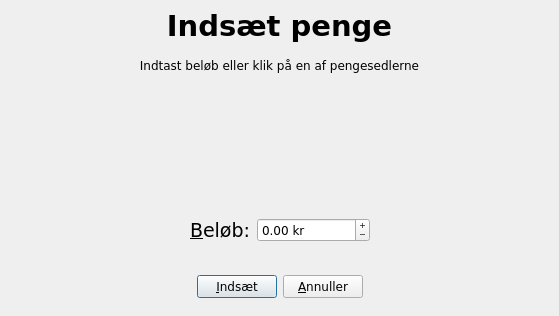
<ui version="4.0" >
 <class>AddMoneyForm</class>
 <widget class="QWidget" name="AddMoneyForm" >
  <property name="geometry" >
   <rect>
    <x>0</x>
    <y>0</y>
    <width>559</width>
    <height>316</height>
   </rect>
  </property>
  <property name="sizePolicy" >
   <sizepolicy vsizetype="Preferred" hsizetype="Fixed" >
    <horstretch>0</horstretch>
    <verstretch>0</verstretch>
   </sizepolicy>
  </property>
  <property name="windowTitle" >
   <string>Indsæt penge</string>
  </property>
  <layout class="QVBoxLayout" >
   <property name="spacing" >
    <number>6</number>
   </property>
   <property name="leftMargin" >
    <number>9</number>
   </property>
   <property name="topMargin" >
    <number>9</number>
   </property>
   <property name="rightMargin" >
    <number>9</number>
   </property>
   <property name="bottomMargin" >
    <number>9</number>
   </property>
   <item>
    <widget class="QLabel" name="label" >
     <property name="font" >
      <font>
       <family>DejaVu Sans</family>
       <pointsize>22</pointsize>
       <weight>75</weight>
       <bold>true</bold>
      </font>
     </property>
     <property name="text" >
      <string>Indsæt penge</string>
     </property>
     <property name="textFormat" >
      <enum>Qt::PlainText</enum>
     </property>
     <property name="alignment" >
      <set>Qt::AlignCenter</set>
     </property>
    </widget>
   </item>
   <item>
    <widget class="QWidget" native="1" name="widget" >
     <property name="sizePolicy" >
      <sizepolicy vsizetype="Preferred" hsizetype="Preferred" >
       <horstretch>0</horstretch>
       <verstretch>1</verstretch>
      </sizepolicy>
     </property>
     <property name="font" >
      <font>
       <family>DejaVu Sans</family>
      </font>
     </property>
     <layout class="QVBoxLayout" >
      <property name="spacing" >
       <number>6</number>
      </property>
      <property name="leftMargin" >
       <number>9</number>
      </property>
      <property name="topMargin" >
       <number>9</number>
      </property>
      <property name="rightMargin" >
       <number>9</number>
      </property>
      <property name="bottomMargin" >
       <number>9</number>
      </property>
      <item>
       <widget class="QLabel" name="label_2" >
        <property name="font" >
         <font>
          <family>DejaVu Sans</family>
         </font>
        </property>
        <property name="text" >
         <string>Indtast beløb eller klik på en af pengesedlerne</string>
        </property>
        <property name="textFormat" >
         <enum>Qt::PlainText</enum>
        </property>
        <property name="alignment" >
         <set>Qt::AlignCenter</set>
        </property>
       </widget>
      </item>
      <item>
       <widget class="QWidget" native="1" name="widget_4" >
        <property name="sizePolicy" >
         <sizepolicy vsizetype="Preferred" hsizetype="Preferred" >
          <horstretch>0</horstretch>
          <verstretch>1</verstretch>
         </sizepolicy>
        </property>
        <property name="font" >
         <font>
          <family>DejaVu Sans</family>
         </font>
        </property>
        <layout class="QHBoxLayout" >
         <property name="spacing" >
          <number>6</number>
         </property>
         <property name="leftMargin" >
          <number>9</number>
         </property>
         <property name="topMargin" >
          <number>9</number>
         </property>
         <property name="rightMargin" >
          <number>9</number>
         </property>
         <property name="bottomMargin" >
          <number>9</number>
         </property>
         <item>
          <widget class="QPushButton" name="button50" >
           <property name="font" >
            <font>
             <family>DejaVu Sans</family>
            </font>
           </property>
           <property name="text" >
            <string/>
           </property>
           <property name="icon" >
            <iconset resource="../fvk.qrc" >:/img/img/50kr.png</iconset>
           </property>
           <property name="iconSize" >
            <size>
             <width>144</width>
             <height>81</height>
            </size>
           </property>
           <property name="flat" >
            <bool>true</bool>
           </property>
          </widget>
         </item>
         <item>
          <widget class="QPushButton" name="button100" >
           <property name="font" >
            <font>
             <family>DejaVu Sans</family>
            </font>
           </property>
           <property name="text" >
            <string/>
           </property>
           <property name="icon" >
            <iconset resource="../fvk.qrc" >:/img/img/100kr.png</iconset>
           </property>
           <property name="iconSize" >
            <size>
             <width>151</width>
             <height>85</height>
            </size>
           </property>
           <property name="flat" >
            <bool>true</bool>
           </property>
          </widget>
         </item>
         <item>
          <widget class="QPushButton" name="button200" >
           <property name="font" >
            <font>
             <family>DejaVu Sans</family>
            </font>
           </property>
           <property name="text" >
            <string/>
           </property>
           <property name="icon" >
            <iconset resource="../fvk.qrc" >:/img/img/200kr.png</iconset>
           </property>
           <property name="iconSize" >
            <size>
             <width>156</width>
             <height>85</height>
            </size>
           </property>
           <property name="flat" >
            <bool>true</bool>
           </property>
          </widget>
         </item>
        </layout>
       </widget>
      </item>
      <item>
       <widget class="QWidget" native="1" name="widget_3" >
        <property name="font" >
         <font>
          <family>DejaVu Sans</family>
         </font>
        </property>
        <layout class="QHBoxLayout" >
         <property name="spacing" >
          <number>6</number>
         </property>
         <property name="leftMargin" >
          <number>9</number>
         </property>
         <property name="topMargin" >
          <number>9</number>
         </property>
         <property name="rightMargin" >
          <number>9</number>
         </property>
         <property name="bottomMargin" >
          <number>9</number>
         </property>
         <item>
          <spacer>
           <property name="font" >
            <font>
             <family>DejaVu Sans</family>
            </font>
           </property>
           <property name="orientation" >
            <enum>Qt::Horizontal</enum>
           </property>
           <property name="sizeHint" >
            <size>
             <width>40</width>
             <height>20</height>
            </size>
           </property>
          </spacer>
         </item>
         <item>
          <widget class="QLabel" name="label_6" >
           <property name="font" >
            <font>
             <family>DejaVu Sans</family>
             <pointsize>14</pointsize>
            </font>
           </property>
           <property name="text" >
            <string>&amp;Beløb:</string>
           </property>
           <property name="textFormat" >
            <enum>Qt::PlainText</enum>
           </property>
           <property name="buddy" >
            <cstring>amountField</cstring>
           </property>
          </widget>
         </item>
         <item>
          <widget class="QDoubleSpinBox" name="amountField" >
           <property name="font" >
            <font>
             <family>DejaVu Sans</family>
            </font>
           </property>
           <property name="buttonSymbols" >
            <enum>QAbstractSpinBox::PlusMinus</enum>
           </property>
           <property name="suffix" >
            <string> kr</string>
           </property>
           <property name="minimum" >
            <double>-1000000000.000000000000000</double>
           </property>
           <property name="maximum" >
            <double>1000000000.000000000000000</double>
           </property>
          </widget>
         </item>
         <item>
          <spacer>
           <property name="font" >
            <font>
             <family>DejaVu Sans</family>
            </font>
           </property>
           <property name="orientation" >
            <enum>Qt::Horizontal</enum>
           </property>
           <property name="sizeHint" >
            <size>
             <width>40</width>
             <height>20</height>
            </size>
           </property>
          </spacer>
         </item>
        </layout>
       </widget>
      </item>
     </layout>
    </widget>
   </item>
   <item>
    <widget class="QWidget" native="1" name="widget_2" >
     <property name="font" >
      <font>
       <family>DejaVu Sans</family>
      </font>
     </property>
     <layout class="QHBoxLayout" >
      <property name="spacing" >
       <number>6</number>
      </property>
      <property name="leftMargin" >
       <number>9</number>
      </property>
      <property name="topMargin" >
       <number>9</number>
      </property>
      <property name="rightMargin" >
       <number>9</number>
      </property>
      <property name="bottomMargin" >
       <number>9</number>
      </property>
      <item>
       <spacer>
        <property name="font" >
         <font>
          <family>DejaVu Sans</family>
         </font>
        </property>
        <property name="orientation" >
         <enum>Qt::Horizontal</enum>
        </property>
        <property name="sizeHint" >
         <size>
          <width>40</width>
          <height>20</height>
         </size>
        </property>
       </spacer>
      </item>
      <item>
       <widget class="QPushButton" name="addButton" >
        <property name="font" >
         <font>
          <family>DejaVu Sans</family>
         </font>
        </property>
        <property name="text" >
         <string>&amp;Indsæt</string>
        </property>
        <property name="autoDefault" >
         <bool>true</bool>
        </property>
        <property name="default" >
         <bool>true</bool>
        </property>
       </widget>
      </item>
      <item>
       <widget class="QPushButton" name="cancelButton" >
        <property name="font" >
         <font>
          <family>DejaVu Sans</family>
         </font>
        </property>
        <property name="text" >
         <string>&amp;Annuller</string>
        </property>
       </widget>
      </item>
      <item>
       <spacer>
        <property name="font" >
         <font>
          <family>DejaVu Sans</family>
         </font>
        </property>
        <property name="orientation" >
         <enum>Qt::Horizontal</enum>
        </property>
        <property name="sizeHint" >
         <size>
          <width>40</width>
          <height>20</height>
         </size>
        </property>
       </spacer>
      </item>
     </layout>
    </widget>
   </item>
  </layout>
 </widget>
 <tabstops>
  <tabstop>button50</tabstop>
  <tabstop>button100</tabstop>
  <tabstop>button200</tabstop>
  <tabstop>addButton</tabstop>
  <tabstop>cancelButton</tabstop>
 </tabstops>
 <resources>
  <include location="../fvk.qrc" />
 </resources>
 <connections>
  <connection>
   <sender>cancelButton</sender>
   <signal>clicked()</signal>
   <receiver>AddMoneyForm</receiver>
   <slot>close()</slot>
   <hints>
    <hint type="sourcelabel" >
     <x>357</x>
     <y>295</y>
    </hint>
    <hint type="destinationlabel" >
     <x>240</x>
     <y>149</y>
    </hint>
   </hints>
  </connection>
 </connections>
</ui>
